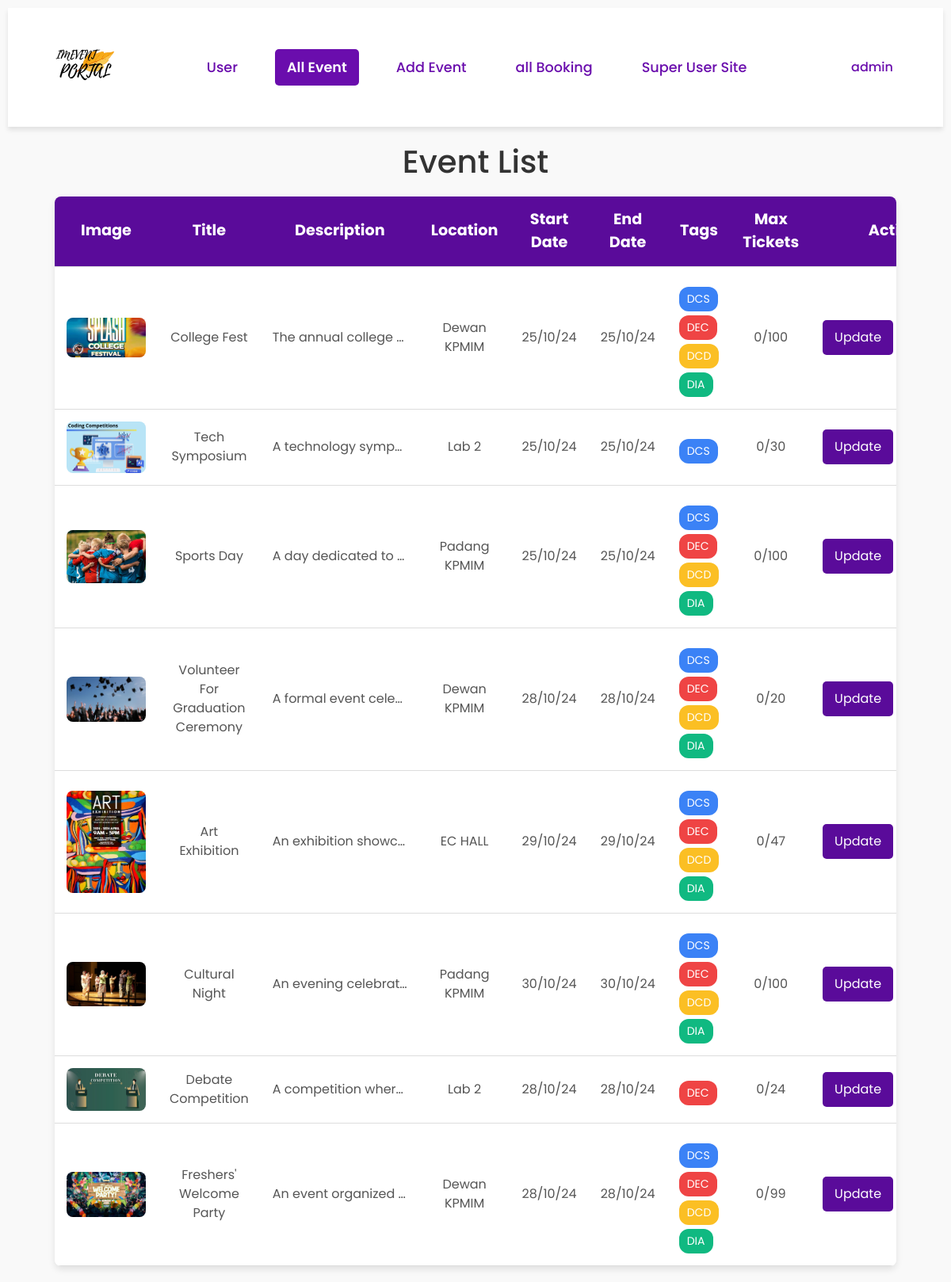
/myevent/ (signed in), run on the app's committed database.
### Event/models.py (models this page shows, shortened)
class CustomUser(AbstractUser):
    email = models.EmailField(unique=True)
    user_type = models.CharField(max_length=10, choices=USER_TYPE_CHOICES, default='student')
    phone_number = models.CharField(max_length=15, null=True, blank=True)

class Event(models.Model):
    event_id = models.AutoField(primary_key=True)
    title = models.CharField(max_length=200)
    image = models.ImageField(upload_to='event_images/')
    description = models.TextField()
    location = models.CharField(max_length=255)
    start_date = models.DateField()
    end_date = models.DateField()
    max_tickets = models.PositiveIntegerField()
    tags = models.ManyToManyField(Tag, related_name='events', blank=True)
    created_by = models.ForeignKey(CustomUser, related_name='created_events', on_delete=models.CASCADE, limit_choices_to={'user_type': 'mpp'})

class Tag(models.Model):
    tag_id = models.AutoField(primary_key=True)
    name = models.CharField(max_length=50, unique=True)

### Event/views.py (the view)
# urls.py: path('myevent/', views.myevent, name='myevent'),
def myevent(request):
    if request.user.user_type == 'Admin':
        events = Event.objects.all()
        for event in events:
            event.booked_count = Booking.objects.filter(event=event).count()
        return render(request, 'admainevent.html', {'events': events})
    events = Event.objects.filter(created_by=request.user.id)
    for event in events:
        event.booked_count = Booking.objects.filter(event=event).count()
    return render(request, 'myevent.html', {'events': events})

### Event/templates/admainevent.html (shortened to what this page needs)
{% extends 'adminbase.html' %}
{% load static %}
{% block extra_head %}
    <link rel="stylesheet" href="https://cdn.jsdelivr.net/npm/bootstrap@4.0.0/dist/css/bootstrap.min.css">
    <link rel="stylesheet" href="{% static 'css/myevent.css' %}">
{% endblock %}
{% block content %}
    <center><h1>Event List</h1></center>
     <div class="event-table-container">
        <table class="event-table">
            <thead>
                <tr>
                    <th>Image</th>
                    <th>Title</th>
                    <th>Description</th>
                    <th>Location</th>
                    <th>Start Date</th>
                    <th>End Date</th>
                    <th>Tags</th>
                    <th>Max Tickets</th>
                    <th>Action</th>
                </tr>
            </thead>
            <tbody>
                {% for event in events %}
                    <tr>
                        <td><img src="{{ event.image.url }}" alt="Event Image"></td>
                        <td>{{ event.title }}</td>
                        <td class="description">{{ event.description }}</td>
                        <td>{{ event.location }}</td>
                        <td>{{ event.start_date|date:"d/m/y" }}</td>
                        <td>{{ event.start_date|date:"d/m/y" }}</td>
                        <td>
                            <div class="tags">
                                {% for tag in event.tags.all %}
                                    <span class="tag {{ tag.name|lower }}">{{ tag.name }}</span>
                                {% endfor %}
                            </div>
                        </td>
                        <td>{{ event.booked_count }}/{{ event.max_tickets }}</td>
                        <td>
                            <div class="action-container">
                                <a href="{% url 'update_event' event.event_id %}"><button class="action-btn update">Update</button></a>
                            </div>
                        </td>
                    </tr>
                {% endfor %}
            </tbody>
        </table>
    </div>
{% endblock %}

### Event/templates/adminbase.html (shortened to what this page needs)
{% load static %}
<!doctype html>
<html lang="en">
<head>
    <link rel="stylesheet" href="https://cdnjs.cloudflare.com/ajax/libs/font-awesome/6.0.0-beta3/css/all.min.css">
    {% block extra_head %}
    {% endblock %}
</head>
<body>
    <nav class="nav">
        <div class="container">
            <div class="nav-content">
                <div class="logo">
                    <img src="{% static 'image/IMEVENT.svg' %}" alt="Logo">
                </div>
                <div class="nav-links">
                    <a href="{% url 'adminpage' %}" class="{% if request.path == '/adminpage/' %}active{% endif %}">User</a>
                    <a href="{% url 'myevent' %}" class="add-event {% if request.path == '/myevent/' %}active{% endif %}">All Event</a>
                    <a href="{% url 'createEvent' %}" class="add-event {% if request.path == '/createEvent/' %}active{% endif %}">Add Event</a>
                    <a href="{% url 'yourbooking' %}" class="{% if request.path == '/yourbooking/' %}active{% endif %}">all Booking</a>
                    {% if request.user.is_superuser %}
                        <a href="/admin/">Super User Site</a>
                    {% endif %}
                </div>
                <div class="nav-actions">
                    {% if request.user.is_authenticated %}
                        <div class="dropdown">
                            <a href="javascript:void(0)">{{ request.user.username }}</a>
                        </div>
                    {% else %}
                        <a href="{% url 'login' %}">Log In</a>
                        <a href="{% url 'register' %}">Register</a>
                    {% endif %}
                </div>
            </div>
        </div>
    </nav>
    {% block content %}
    {% endblock %}
</body>
</html>

### Event/static/css/myevent.css (style rules this page uses)
body { font-family: 'Arial', sans-serif; background-color: #f9f9f9; margin: 0; padding: 0; }
h1 { font-size: 2.5em; color: #333; margin-top: 20px; margin-bottom: 20px; }
.event-table-container { width: 90%; margin: 20px auto; box-shadow: 0 4px 8px rgba(0, 0, 0, 0.1); border-radius: 8px; overflow: hidden; }
.event-table { width: 100%; border-collapse: collapse; background-color: #fff; }
.event-table th, .event-table td { padding: 15px; text-align: center; border-bottom: 1px solid #ddd; }
.event-table th { background-color: #5a0b9a; color: white; font-size: 1.2em; }
.event-table td img { max-width: 100px; height: auto; border-radius: 8px; }
.event-table td { font-size: 1em; color: #555; vertical-align: middle; }
.action-container { display: flex; justify-content: center; gap: 10px; }
.action-btn { display: inline-flex; padding: 10px 15px; border: none; border-radius: 5px; cursor: pointer; transition: background-color 0.3s ease; }
.action-btn.update { background-color: #5a0b9a; color: white; }
.event-table td.description { max-width: 200px; white-space: nowrap; overflow: hidden; text-overflow: ellipsis; }
.tags { margin-top: 10px; display: flex; flex-direction: column; gap: 5px; }
.tag { background-color: #e2e8f0; color: #2d3748; padding: 5px 10px; border-radius: 12px; font-size: 0.875rem; display: inline-block; width: fit-content; }
.tag.dcs { background-color: #3b82f6; color: white; }
.tag.dia { background-color: #10b981; color: white; }
.tag.dcd { background-color: #fbbf24; color: white; }
.tag.dec { background-color: #ef4444; color: white; }

### Event/templates/adminbase.html (style rules this page uses)
body { font-family: 'Poppins', sans-serif; margin: 10px; padding: 0; }
.nav { background-color: #ffffff; box-shadow: 0 4px 6px rgba(0, 0, 0, 0.1); position: sticky; top: 0; z-index: 1000; }
.container { margin-left: auto; margin-right: auto; max-width: 80rem; padding-left: 1rem; padding-right: 1rem; display: flex; align-items: center; justify-content: space-between; }
.nav-content { display: flex; align-items: center; width: 100%; justify-content: space-between; }
.logo img { height: 150px; }
.nav-links { display: flex; align-items: center; }
.nav-links a { margin-right: 2rem; text-decoration: none; color: #6a0dad; font-size: 1.1rem; font-weight: 500; padding: 10px 15px; transition: background-color 0.3s, color 0.3s; border-radius: 5px; }
.nav-links a.active { background-color: #6a0dad; color: #fff; font-weight: 600; }
.nav-actions { display: flex; align-items: center; position: relative; }
.nav-actions .dropdown { position: relative; display: inline-block; }
.nav-actions a { margin-right: 2rem; text-decoration: none; color: #6a0dad; font-weight: 500; padding: 10px 15px; transition: background-color 0.3s; border-radius: 5px; }

### data on the page
CustomUser: user.username "admin"
Event: image (picture), title "College Fest", description "The annual college…", location "Dewan KPMIM", start_date "25/10/24", booked_count "0", max_tickets "100"
Tag: name "DCS"
Tag: name "DEC"
Tag: name "DCD"
Tag: name "DIA"
Event: image (picture), title "Tech Symposium", description "A technology symp…", location "Lab 2", start_date "25/10/24", booked_count "0", max_tickets "30"
Event: image (picture), title "Sports Day", description "A day dedicated to…", location "Padang KPMIM", start_date "25/10/24", booked_count "0", max_tickets "100"
Event: image (picture), title "Volunteer For Graduation Ceremony", description "A formal event cele…", location "Dewan KPMIM", start_date "28/10/24", booked_count "0", max_tickets "20"
Event: image (picture), title "Art Exhibition", description "An exhibition showc…", location "EC HALL", start_date "29/10/24", booked_count "0", max_tickets "47"
Event: image (picture), title "Cultural Night", description "An evening celebrat…", location "Padang KPMIM", start_date "30/10/24", booked_count "0", max_tickets "100"
Event: image (picture), title "Debate Competition", description "A competition wher…", location "Lab 2", start_date "28/10/24", booked_count "0", max_tickets "24"
Event: image (picture), title "Freshers' Welcome Party", description "An event organized…", location "Dewan KPMIM", start_date "28/10/24", booked_count "0", max_tickets "99"
